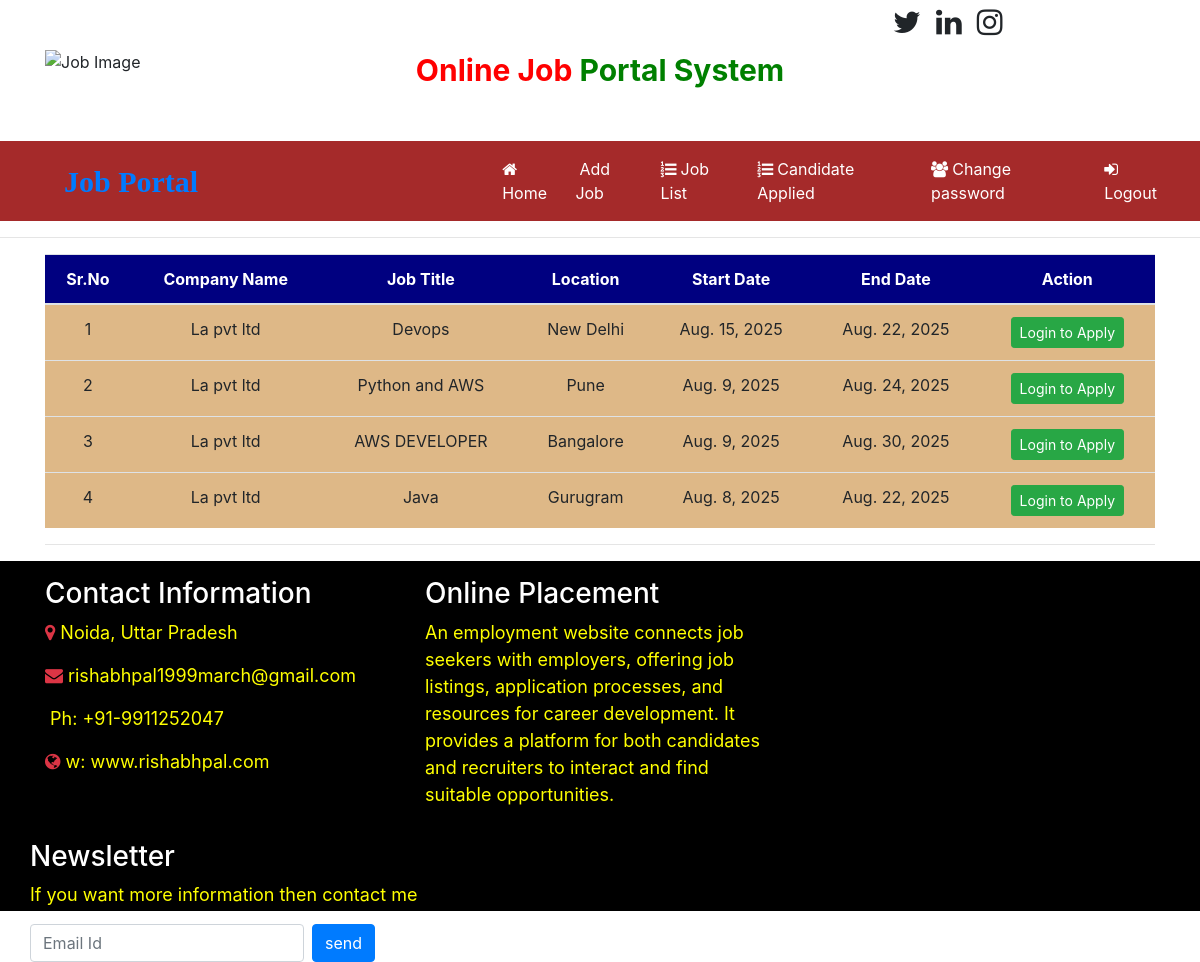
The page /latest_jobs on the database its author committed.
### job/models.py (models this page shows, shortened)
class Job(models.Model):
    recruiter = models.ForeignKey(Recruiter, on_delete=models.CASCADE)
    start_date=models.DateField()
    end_date=models.DateField()
    tittle=models.CharField(max_length=100)
    salary=models.FloatField(max_length=20)
    image=models.FileField()
    description=models.CharField(max_length=300)
    experience=models.CharField(max_length=50)
    location=models.CharField(max_length=100)
    skills=models.CharField(max_length=100)
    creationdate=models.DateField()

class Recruiter(models.Model):
    user = models.ForeignKey(User, on_delete=models.CASCADE)
    mobile=models.CharField(max_length=15, null=True)
    image=models.FileField(null=True)
    gender=models.CharField(max_length=10,null=True)
    company=models.CharField(max_length=100,null=True)
    type=models.CharField(max_length=10,null=True)
    status=models.CharField(max_length=20,null=True)

### job/views.py (the view)
# urls.py: path('latest_jobs', latest_jobs, name="latest_jobs"),
def latest_jobs(request):
    data=Job.objects.all().order_by('-start_date')
    return render(request, 'latest_jobs.html',{'data':data})

### job/templates/latest_jobs.html (shortened to what this page needs)
{% load static %}
{% block body %}
{% include 'recruiter_navigation.html' %}
<hr>
<div class="container">
<table class="table table-hover" id="example">
  <thead>
    <tr style="background-color: #000080; color : white">
      <th>Sr.No</th>
      <th>Company Name</th>
      <th>Job Title</th>
      <th>Location</th>
      <th>Start Date</th>
      <th>End Date</th>
      <th>Action</th>
    </tr>
  </thead>
  <tbody>
    {% for i in data %}
    <tr style="background-color: #DEB887">
      <td>{{forloop.counter}}</td>
      <td> {{i.recruiter.company}}</td>
      <td>{{i.tittle}}</td>
      <td> {{i.location}}</td>
      <td>{{i.start_date}}</td>
      <td>{{i.end_date}}</td>
      <td><a href="{% url 'employee_login' %}" class="btn btn-success btn-sm" >Login to Apply</a>
      </td>
    </tr>
    {% endfor %}
  </tbody>
</table>
<hr>
</div>
{% include "footer.html" %}
{% endblock %}

### job/templates/recruiter_navigation.html (shortened to what this page needs)
<!DOCTYPE html>
<html>
    <head>
        {% load static %}
        <link rel="stylesheet" href="https://cdn.jsdelivr.net/npm/bootstrap@4.6.2/dist/css/bootstrap.min.css">
        <link rel="stylesheet" href="https://cdnjs.cloudflare.com/ajax/libs/font-awesome/4.7.0/css/font-awesome.min.css">
    </head>
    <body>
        <div class="container">
            <div class="row">
                <div class="col-sm-3 mt-5">
                    <img src="{% static '' %}" style="width: 180px; height: 150px;" alt="Job Image">
                </div>
                <div class="col-sm-6 mt-5 text-center">
                    <span style="font-weight: bold; font-size: 30px;">
                        <span style="color: red;">Online Job </span>
                        <span style="color: green;">Portal System </span><br>
                    </span>
                </div>
                <span style="font-weight:bold; font-size : 30px">
                    <span><i class="fa fa-twitter pl-2"></i></span>
                    <span><i class="fa fa-linkedin pl-2"></i></span>
                    <span><i class="fa fa-instagram pl-2"></i></span>
                </span>
            </div>
        </div>
        <nav class="navbar navbar-expand-sm" style="background-color: brown;">
            <a class="navbar-brand text-black pl-5 font-weight-bold" style="font-family : 'Monotype:Corsiva'; font-size : 30px ;">Job Portal</a>
          <ul class="navbar-nav">
            <li class="nav-item">
                <a class="nav-link" href="{% url 'recruiter_home' %}" style="margin-left:280px"><i class="fa fa-home mr-1"></i>Home</a>
            </li>
            <li class="nav-item">
                <a class="nav-link" href="{% url 'add_job' %}">Add Job</a>
            </li>
            <li class="nav-item">
                <a class="nav-link" href="{% url 'job_list' %}"><i class="fa fa-list-ol mr-1"></i>Job List</a>
            </li>
            <li class="nav-item">
                <a class="nav-link" href="{% url 'applied_candidatelist' %}"><i class="fa fa-list-ol mr-1"></i>Candidate Applied</a>
            </li>
            <li class="nav-item">
                <a class="nav-link" href="{% url 'change_passwordrecruiter' %}"><i class="fa fa-users mr-1"></i>Change password</a>
            </li>
            <li class="nav-item">
                <a class="nav-link" href="Logout"><i class="fa fa-sign-in mr-1"></i>Logout</a>
            </li>
          </ul>
        </nav>
    </body>
</html>

### job/templates/footer.html (shortened to what this page needs)
{% load static  %}
<div class="mt-3" style="background-color: black;width:100%;height:350px ">
    <div class="container">
        <div class="row">
            <div class="col-md-4 mt-3">
                <h3 class="text-white">Contact Information</h3>
                <p style="color:yellow; font-size:18px"><i class="fa fa-map-marker text-danger"></i> Noida, Uttar Pradesh</p>
                <p style="color:yellow; font-size:18px"><i class="fa fa-envelope text-danger"></i> rishabhpal1999march@gmail.com</p>
                <p style="color:yellow; font-size:18px"> Ph: +91-9911252047</p>
                <p style="color:yellow; font-size:18px"><i class="fa fa-globe text-danger"></i> w: www.rishabhpal.com</p>
              </div>
            <div class="col-md-4 mt-3">
                <h3 class="text-white">Online Placement</h3>
                <p style="color:yellow;font-size:18px;">An employment website connects job seekers with employers,
                                  offering job listings, application processes, and resources for career development.
                    It provides a platform for both candidates and recruiters to interact and find suitable opportunities.</p>
            </div>
            <div>
                <h3 class="text-white">Newsletter</h3>
                <p style="color:yellow;font-size:18px;">If you want more information then contact me</p>
            <form method="post"; class="form-inline">
               <input type="email" name="emailid" placeholder="Email Id" required class="form-control mr-2">
               <input type="submit" value="send" class="btn btn-primary"
            </form>
            </div>
        </div>
    </div>
</div>

### job/templates/recruiter_navigation.html (style rules this page uses)
.nav-link { color : white !important; margin-right : 4px; }

### job/templates/latest_jobs.html (style rules this page uses)
tr { text-align:center }

### rows shown on the page
Job: recruiter.company "La pvt ltd", tittle "Devops", location "New Delhi", start_date "Aug. 15, 2025", end_date "Aug. 22, 2025"
Job: recruiter.company "La pvt ltd", tittle "Python and AWS", location "Pune", start_date "Aug. 9, 2025", end_date "Aug. 24, 2025"
Job: recruiter.company "La pvt ltd", tittle "AWS DEVELOPER", location "Bangalore", start_date "Aug. 9, 2025", end_date "Aug. 30, 2025"
Job: recruiter.company "La pvt ltd", tittle "Java", location "Gurugram", start_date "Aug. 8, 2025", end_date "Aug. 22, 2025"
